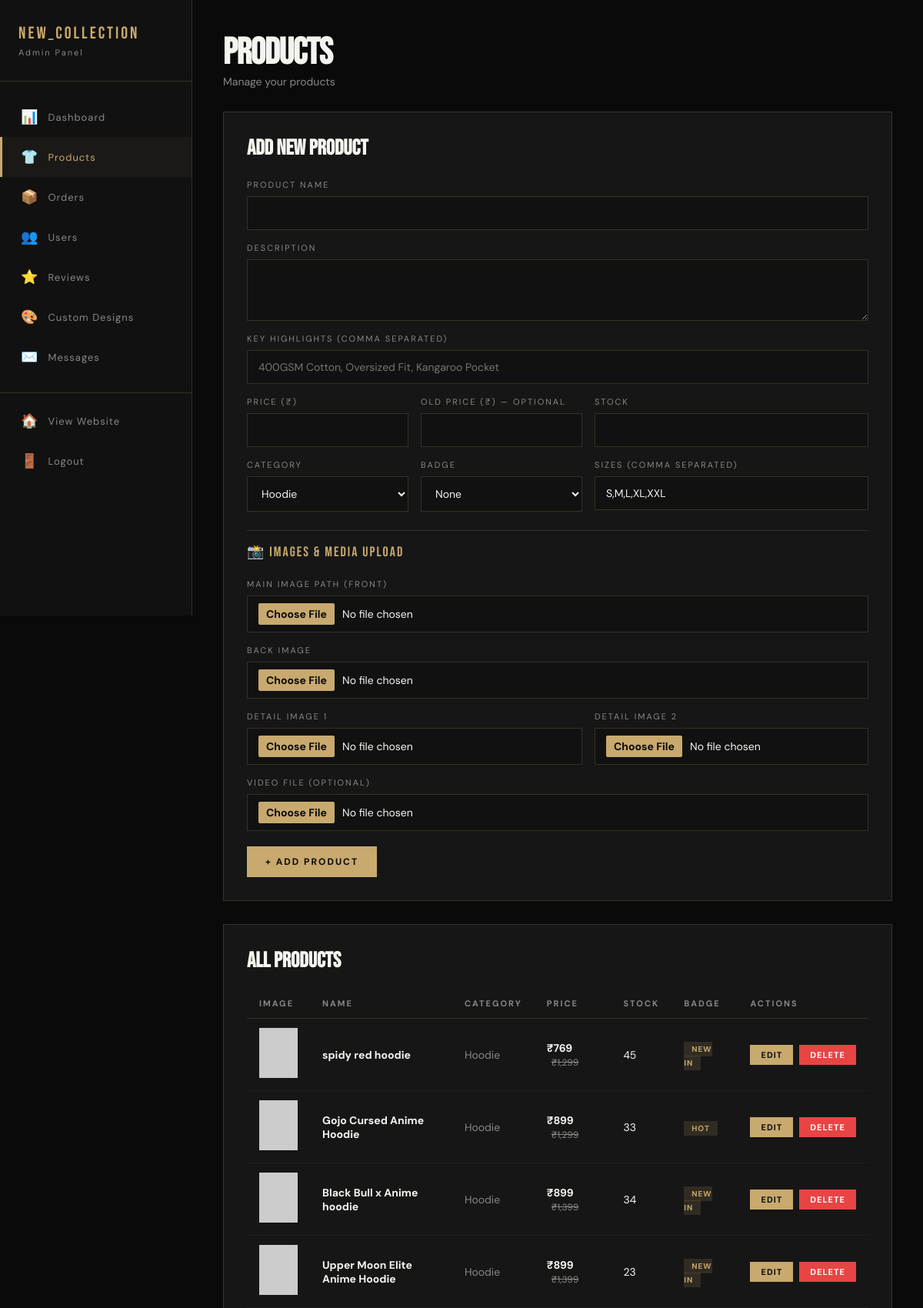
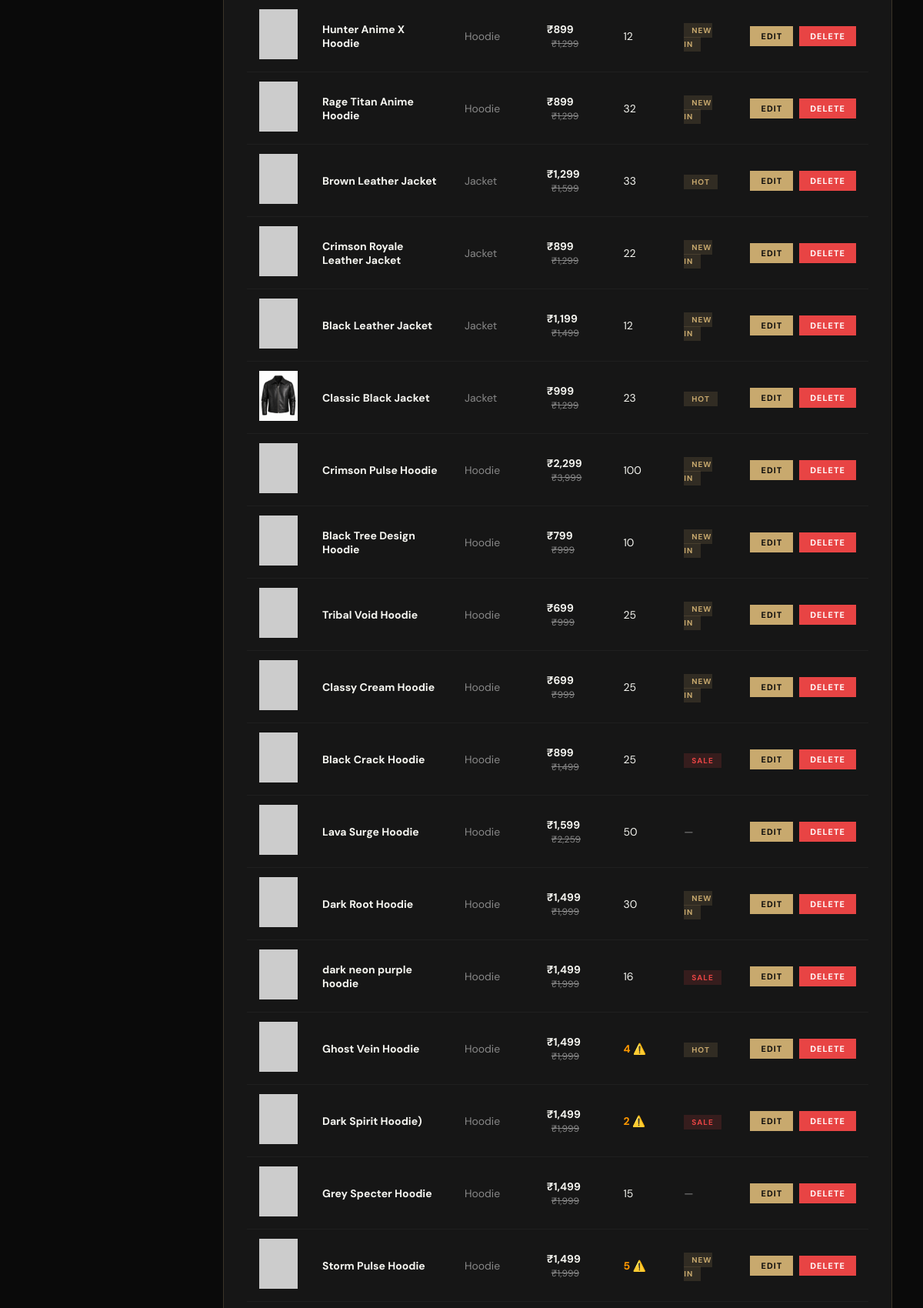
/admin/products.php (signed in, upper part), run on the app's committed database (2 pictures, top to bottom).
### tables this page shows
CREATE TABLE `products` (
  `id` int(11) NOT NULL,
  `name` varchar(200) NOT NULL,
  `description` text DEFAULT NULL,
  `price` decimal(10,2) NOT NULL,
  `old_price` decimal(10,2) DEFAULT NULL,
  `category` varchar(50) DEFAULT NULL,
  `image` varchar(500) DEFAULT NULL,
  `image_back` varchar(500) DEFAULT NULL,
  `image_detail1` varchar(500) DEFAULT NULL,
  `image_detail2` varchar(500) DEFAULT NULL,
  `video` varchar(500) DEFAULT NULL,
  `highlights` text DEFAULT NULL,
  `sizes` varchar(100) DEFAULT 'S,M,L,XL,XXL',
  `stock` int(11) DEFAULT 0,
  `badge` varchar(50) DEFAULT NULL,
  `created_at` timestamp NOT NULL DEFAULT current_timestamp()
);

### admin/products.php (the view, shortened to what this page needs)
 <?php
    require_once '../php/config.php';
    $edit_product = null;
    $products = mysqli_query($conn, "SELECT * FROM products ORDER BY created_at DESC");
    ?>
<!DOCTYPE html>
<html lang="en">
<head>
</head>
<body>
    <aside class="sidebar">
        <div class="sidebar-logo">NEW_COLLECTION<span>Admin Panel</span></div>
        <ul class="sidebar-menu">
            <li><a href="index.php"><span>📊</span> Dashboard</a></li>
            <li><a href="products.php" class="active"><span>👕</span> Products</a></li>
            <li><a href="orders.php"><span>📦</span> Orders</a></li>
            <li><a href="users.php"><span>👥</span> Users</a></li>
            <li><a href="reviews.php"><span>⭐</span> Reviews</a></li>
            <li><a href="custom_designs.php"><span>🎨</span> Custom Designs</a></li>
            <li><a href="messages.php"><span>✉️</span> Messages</a></li>
            <li style="margin-top:20px;border-top:1px solid var(--border);padding-top:10px;">
                <a href="../index.php"><span>🏠</span> View Website</a>
            </li>
            <li><a href="../php/logout.php"><span>🚪</span> Logout</a></li>
        </ul>
    </aside>
    <main class="main-content">
        <div class="page-header">
            <div>
                <h1>PRODUCTS</h1>
                <p style="color:var(--muted);font-size:14px;">Manage your products</p>
            </div>
        </div>
        <div class="form-card">
            <h2><?php echo $edit_product ? 'EDIT PRODUCT' : 'ADD NEW PRODUCT'; ?></h2>
            <form method="POST" enctype="multipart/form-data">
                <div class="form-grid">
                    <div class="form-group full">
                        <label>Product Name</label>
                        <input type="text" name="name" required value="<?php echo $edit_product['name'] ?? ''; ?>">
                    </div>
                    <div class="form-group full">
                        <label>Description</label>
                        <textarea name="description"><?php echo $edit_product['description'] ?? ''; ?></textarea>
                    </div>
                    <div class="form-group full">
                        <label>Key Highlights (comma separated)</label>
                        <input type="text" name="highlights" placeholder="400GSM Cotton, Oversized Fit, Kangaroo Pocket" value="<?php echo $edit_product['highlights'] ?? ''; ?>">
                    </div>
                    <div class="form-group">
                        <label>Price (₹)</label>
                        <input type="number" name="price" required value="<?php echo $edit_product['price'] ?? ''; ?>">
                    </div>
                    <div class="form-group">
                        <label>Old Price (₹) — Optional</label>
                        <input type="number" name="old_price" value="<?php echo $edit_product['old_price'] ?? ''; ?>">
                    </div>
                    <div class="form-group">
                        <label>Stock</label>
                        <input type="number" name="stock" required value="<?php echo $edit_product['stock'] ?? ''; ?>">
                    </div>
                    <div class="form-group">
                        <label>Category</label>
                        <select name="category">
                            <option value="hoodie" <?php echo ($edit_product['category'] ?? '') == 'hoodie' ? 'selected' : ''; ?>>Hoodie</option>
                        </select>
                    </div>
                    <div class="form-group">
                        <label>Badge</label>
                        <select name="badge">
                            <option value="" <?php echo ($edit_product['badge'] ?? '') == '' ? 'selected' : ''; ?>>None</option>
                        </select>
                    </div>
                    <div class="form-group">
                        <label>Sizes (comma separated)</label>
                        <input type="text" name="sizes" placeholder="S,M,L,XL,XXL" value="<?php echo $edit_product['sizes'] ?? 'S,M,L,XL,XXL'; ?>">
                    </div>
                    <div class="form-section-title">📸 IMAGES & MEDIA UPLOAD</div>
                    <div class="form-group full">
                        <label>Main Image Path (Front) <?php if($edit_product && $edit_product['image']) echo "<span style='color:var(--gold)'>(Current: ".basename($edit_product['image']).")</span>"; ?></label>
                        <input type="file" name="image" accept="image/*">
                    </div>
                    <div class="form-group full">
                        <label>Back Image <?php if($edit_product && $edit_product['image_back']) echo "<span style='color:var(--gold)'>(Current: ".basename($edit_product['image_back']).")</span>"; ?></label>
                        <input type="file" name="image_back" accept="image/*">
                    </div>
                    <div class="form-group half">
                        <label>Detail Image 1 <?php if($edit_product && $edit_product['image_detail1']) echo "<span style='color:var(--gold)'>(Current: ".basename($edit_product['image_detail1']).")</span>"; ?></label>
                        <input type="file" name="image_detail1" accept="image/*">
                    </div>
                    <div class="form-group">
                        <label>Detail Image 2 <?php if($edit_product && $edit_product['image_detail2']) echo "<span style='color:var(--gold)'>(Current: ".basename($edit_product['image_detail2']).")</span>"; ?></label>
                        <input type="file" name="image_detail2" accept="image/*">
                    </div>
                    <div class="form-group full">
                        <label>Video File (Optional) <?php if($edit_product && $edit_product['video']) echo "<span style='color:var(--gold)'>(Current: ".basename($edit_product['video']).")</span>"; ?></label>
                        <input type="file" name="video" accept="video/mp4,video/webm">
                    </div>
                </div>
                <div style="margin-top:20px;">
                    <button type="submit" name="save_product" class="btn-gold">
                        <?php echo $edit_product ? '✓ Update Product' : '+ Add Product'; ?>
                    </button>
                </div>
            </form>
        </div>
        <div class="section-card">
            <h2>ALL PRODUCTS</h2>
            <table>
                <thead>
                    <tr>
                        <th>Image</th>
                        <th>Name</th>
                        <th>Category</th>
                        <th>Price</th>
                        <th>Stock</th>
                        <th>Badge</th>
                        <th>Actions</th>
                    </tr>
                </thead>
                <tbody>
                    <?php while ($p = mysqli_fetch_assoc($products)): ?>
                        <tr>
                            <td>
                                <img src="../<?php echo $p['image']; ?>" class="product-thumb"
                                     onerror="this.src='https://via.placeholder.com/50x65/161616/c8a96e?text=IMG'">
                            </td>
                            <td><strong><?php echo $p['name']; ?></strong></td>
                            <td style="color:var(--muted);"><?php echo ucfirst($p['category']); ?></td>
                            <td>
                                <strong>₹<?php echo number_format($p['price'], 0); ?></strong>
                                <?php if ($p['old_price']): ?>
                                    <span style="color:var(--muted);font-size:12px;text-decoration:line-through;margin-left:6px;">₹<?php echo number_format($p['old_price'], 0); ?></span>
                                <?php endif; ?>
                            </td>
                            <td>
                                <?php if ($p['stock'] <= 5 && $p['stock'] > 0): ?>
                                    <span style="color:#ff9800;font-weight:700;"><?php echo $p['stock']; ?> ⚠️</span>
                                <?php elseif ($p['stock'] == 0): ?>
                                    <span style="color:var(--red);font-weight:700;">Out of Stock ❌</span>
                                <?php else: ?>
                                    <?php echo $p['stock']; ?>
                                <?php endif; ?>
                            </td>
                            <td>
                                <?php if ($p['badge']): ?>
                                    <span class="badge-tag <?php echo $p['badge'] == 'SALE' ? 'badge-sale' : 'badge-new'; ?>">
                                        <?php echo $p['badge']; ?>
                                    </span>
                                <?php else: ?>
                                    <span style="color:var(--muted);">—</span>
                                <?php endif; ?>
                            </td>
                            <td>
                                <div style="display:flex;gap:8px;">
                                    <a href="products.php?edit=<?php echo $p['id']; ?>">
                                        <button class="btn-sm btn-gold">Edit</button>
                                    </a>
                                    <a href="products.php?delete=<?php echo $p['id']; ?>"
                                         onclick="return confirm('Are you sure you want to delete this product?')">
                                        <button class="btn-sm btn-red">Delete</button>
                                    </a>
                                </div>
                            </td>
                        </tr>
                    <?php endwhile; ?>
                </tbody>
            </table>
        </div>
    </main>
</body>
</html>

### admin/products.php (style rules this page uses)
* { margin: 0; padding: 0; box-sizing: border-box; }
:root { --black: #0a0a0a; --dark: #111111; --card: #161616; --gold: #c8a96e; --white: #f5f5f0; --muted: #888888; --red: #e84444; --green: #44e884; --border: rgba(200, 169, 110, 0.2); }
body { background: var(--black); color: var(--white); font-family: 'DM Sans', sans-serif; display: flex; min-height: 100vh; }
.sidebar { width: 250px; background: var(--dark); border-right: 1px solid var(--border); padding: 30px 0; position: fixed; height: 100vh; overflow-y: auto; }
.sidebar-logo { font-family: 'Bebas Neue', sans-serif; font-size: 22px; letter-spacing: 3px; color: var(--gold); padding: 0 24px 30px; border-bottom: 1px solid var(--border); margin-bottom: 20px; }
.sidebar-logo span { display: block; font-family: 'DM Sans', sans-serif; font-size: 11px; letter-spacing: 2px; color: var(--muted); margin-top: 4px; }
.sidebar-menu { list-style: none; }
.sidebar-menu li a { display: flex; align-items: center; gap: 12px; padding: 14px 24px; color: var(--muted); font-size: 13px; letter-spacing: 1px; text-decoration: none; transition: all 0.3s; border-left: 3px solid transparent; }
.sidebar-menu li a:hover, .sidebar-menu li a.active { color: var(--gold); background: rgba(200, 169, 110, 0.05); border-left-color: var(--gold); }
.sidebar-menu li a span { font-size: 18px; }
.sidebar { -ms-overflow-style: none; scrollbar-width: none; }
.main-content { margin-left: 250px; flex: 1; padding: 40px; }
.page-header { margin-bottom: 30px; display: flex; align-items: center; justify-content: space-between; }
.page-header h1 { font-family: 'Bebas Neue', sans-serif; font-size: 48px; letter-spacing: -1px; }
.btn-gold { background: var(--gold); color: var(--black); border: none; padding: 12px 24px; font-family: 'DM Sans', sans-serif; font-size: 12px; font-weight: 700; letter-spacing: 2px; text-transform: uppercase; cursor: pointer; transition: all 0.3s; }
.btn-red { background: var(--red); color: white; border: none; padding: 6px 14px; font-family: 'DM Sans', sans-serif; font-size: 11px; font-weight: 700; letter-spacing: 1px; text-transform: uppercase; cursor: pointer; }
.btn-sm { padding: 6px 14px; font-size: 11px; font-weight: 700; letter-spacing: 1px; text-transform: uppercase; cursor: pointer; border: none; font-family: 'DM Sans', sans-serif; }
.form-card { background: var(--card); border: 1px solid var(--border); padding: 30px; margin-bottom: 30px; }
.form-card h2 { font-family: 'Bebas Neue', sans-serif; font-size: 28px; margin-bottom: 24px; }
.form-grid { display: grid; grid-template-columns: repeat(3, 1fr); gap: 16px; }
.form-group { display: flex; flex-direction: column; gap: 8px; }
.form-group.full { grid-column: 1 / -1; }
.form-group.half { grid-column: span 2; }
.form-group label { font-size: 11px; letter-spacing: 2px; text-transform: uppercase; color: var(--muted); }
.form-group input, .form-group select, .form-group textarea { background: var(--dark); border: 1px solid var(--border); color: var(--white); padding: 12px 14px; font-family: 'DM Sans', sans-serif; font-size: 14px; }
.form-group textarea { resize: vertical; min-height: 80px; }
.form-group input[type="file"] { padding: 9px 14px; cursor: pointer; }
.form-section-title { grid-column: 1 / -1; font-family: 'Bebas Neue', sans-serif; font-size: 18px; letter-spacing: 2px; color: var(--gold); padding: 16px 0 8px; border-top: 1px solid var(--border); margin-top: 8px; }
.section-card { background: var(--card); border: 1px solid var(--border); padding: 30px; }
.section-card h2 { font-family: 'Bebas Neue', sans-serif; font-size: 28px; margin-bottom: 20px; }
table { width: 100%; border-collapse: collapse; }
th { font-size: 11px; letter-spacing: 2px; text-transform: uppercase; color: var(--muted); padding: 12px 16px; text-align: left; border-bottom: 1px solid var(--border); }
td { padding: 12px 16px; font-size: 14px; border-bottom: 1px solid rgba(255, 255, 255, 0.04); vertical-align: middle; }
.product-thumb { width: 50px; height: 65px; object-fit: cover; background: var(--dark); }
.badge-tag { padding: 3px 10px; font-size: 10px; font-weight: 700; letter-spacing: 1px; }
.badge-sale { background: rgba(232, 68, 68, 0.15); color: var(--red); }
.badge-new { background: rgba(200, 169, 110, 0.15); color: var(--gold); }
a { text-decoration: none; color: inherit; }

### data on the page
products: name "spidy red hoodie", category "Hoodie", price "769", old_price "1,299", stock "45", badge "NEW IN"
products: name "Gojo Cursed Anime Hoodie", category "Hoodie", price "899", old_price "1,299", stock "33", badge "HOT"
products: name "Black Bull x Anime hoodie", category "Hoodie", price "899", old_price "1,399", stock "34", badge "NEW IN"
products: name "Upper Moon Elite Anime Hoodie", category "Hoodie", price "899", old_price "1,399", stock "23", badge "NEW IN"
products: name "Hunter Anime X Hoodie", category "Hoodie", price "899", old_price "1,299", stock "12", badge "NEW IN"
products: name "Rage Titan Anime Hoodie", category "Hoodie", price "899", old_price "1,299", stock "32", badge "NEW IN"
products: name "Brown Leather Jacket", category "Jacket", price "1,299", old_price "1,599", stock "33", badge "HOT"
products: name "Crimson Royale Leather Jacket", category "Jacket", price "899", old_price "1,299", stock "22", badge "NEW IN"
products: name "Black Leather Jacket", category "Jacket", price "1,199", old_price "1,499", stock "12", badge "NEW IN"
products: image (picture), name "Classic Black Jacket", category "Jacket", price "999", old_price "1,299", stock "23", badge "HOT"
products: name "Crimson Pulse Hoodie", category "Hoodie", price "2,299", old_price "3,999", stock "100", badge "NEW IN"
products: name "Black Tree Design Hoodie", category "Hoodie", price "799", old_price "999", stock "10", badge "NEW IN"
products: name "Tribal Void Hoodie", category "Hoodie", price "699", old_price "999", stock "25", badge "NEW IN"
products: name "Classy Cream Hoodie", category "Hoodie", price "699", old_price "999", stock "25", badge "NEW IN"
products: name "Black Crack Hoodie", category "Hoodie", price "899", old_price "1,499", stock "25", badge "SALE"
products: name "Lava Surge Hoodie", category "Hoodie", price "1,599", old_price "2,259", stock "50"
products: name "Dark Root Hoodie", category "Hoodie", price "1,499", old_price "1,999", stock "30", badge "NEW IN"
products: name "dark neon purple hoodie", category "Hoodie", price "1,499", old_price "1,999", stock "16", badge "SALE"
products: name "Ghost Vein Hoodie", category "Hoodie", price "1,499", old_price "1,999", stock "4", badge "HOT"
products: name "Dark Spirit Hoodie)", category "Hoodie", price "1,499", old_price "1,999", stock "2", badge "SALE"
products: name "Grey Specter Hoodie", category "Hoodie", price "1,499", old_price "1,999", stock "15"
products: name "Storm Pulse Hoodie", category "Hoodie", price "1,499", old_price "1,999", stock "5", badge "NEW IN"
